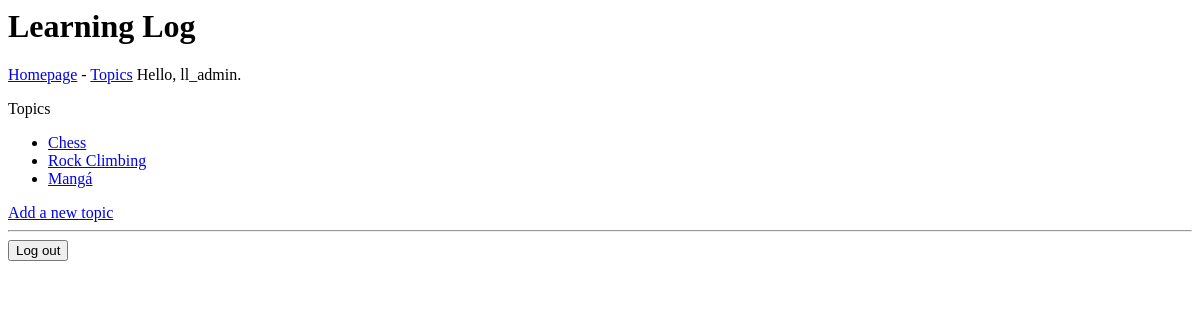
The app's page /topics/ (signed in), older data.
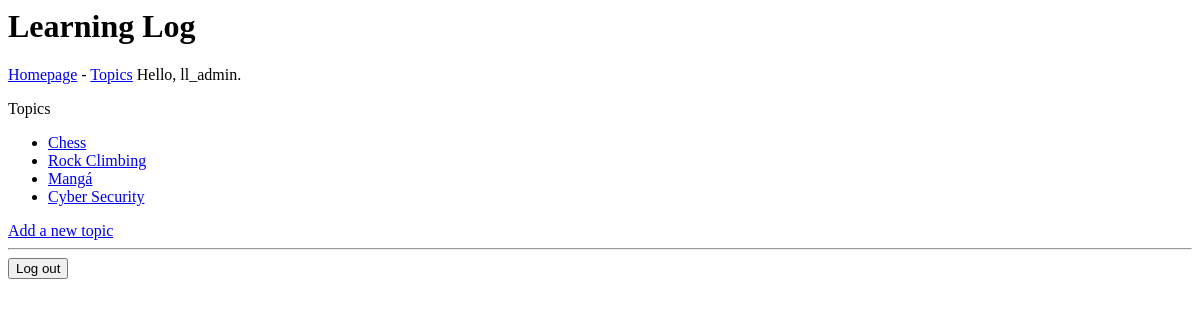
The same page, newer data.
### learning_logs/models.py (models this page shows, shortened)
class Topic(models.Model):
    text = models.CharField(max_length=200)
    date_added = models.DateTimeField(auto_now_add=True)
    owner = models.ForeignKey(User, on_delete=models.CASCADE)

### learning_logs/views.py (the view)
# urls.py: path('topics/', views.topics, name='topics'),
@login_required
def topics(request):
    topics = Topic.objects.order_by('date_added')
    topics = Topic.objects.filter(owner=request.user).order_by('date_added')
    context = {'topics': topics}
    return render(request, 'learning_logs/topics.html', context)

### learning_logs/templates/learning_logs/topics.html (shortened to what this page needs)
{% extends 'learning_logs/base.html' %}
{% block content %}
    <p>Topics</p>
    <ul>
        {% for topic in topics %}
            <li>
                <a href="{% url 'learning_logs:topic' topic.id %}">
                {{ topic.text }}</a></li>
        {% empty %}
            <li>No topics have been added yet.</li>
        {% endfor %}
    </ul>
    <a href="{% url 'learning_logs:new_topic' %}">Add a new topic</a>
{% endblock content %}

Row changes from the older to the newer data that the page shows:
added Topic: text "Cyber Security"
